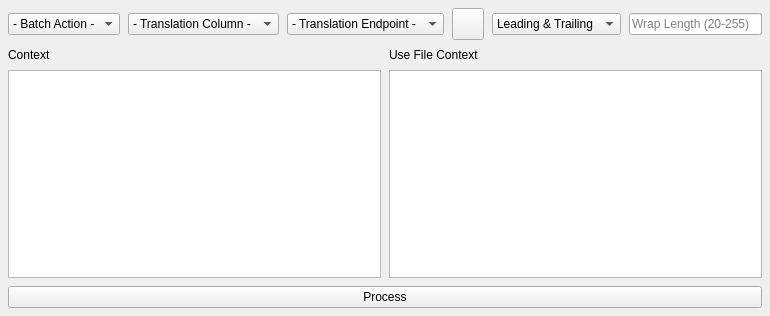
<?xml version="1.0" encoding="UTF-8"?>
<ui version="4.0">
 <class>BatchMenu</class>
 <widget class="QWidget" name="BatchMenu">
  <property name="geometry">
   <rect>
    <x>0</x>
    <y>0</y>
    <width>770</width>
    <height>316</height>
   </rect>
  </property>
  <property name="windowTitle">
   <string/>
  </property>
  <layout class="QVBoxLayout" name="verticalLayout">
   <property name="spacing">
    <number>8</number>
   </property>
   <property name="leftMargin">
    <number>8</number>
   </property>
   <property name="topMargin">
    <number>8</number>
   </property>
   <property name="rightMargin">
    <number>8</number>
   </property>
   <property name="bottomMargin">
    <number>8</number>
   </property>
   <item>
    <widget class="QWidget" name="widget" native="true">
     <layout class="QHBoxLayout" name="horizontalLayout_3">
      <property name="spacing">
       <number>8</number>
      </property>
      <property name="leftMargin">
       <number>0</number>
      </property>
      <property name="topMargin">
       <number>0</number>
      </property>
      <property name="rightMargin">
       <number>0</number>
      </property>
      <property name="bottomMargin">
       <number>0</number>
      </property>
      <item>
       <widget class="QComboBox" name="batchActionSelect">
        <item>
         <property name="text">
          <string>- Batch Action -</string>
         </property>
        </item>
        <item>
         <property name="text">
          <string>Trim</string>
         </property>
        </item>
        <item>
         <property name="text">
          <string>Translate</string>
         </property>
        </item>
        <item>
         <property name="text">
          <string>Wrap</string>
         </property>
        </item>
       </widget>
      </item>
      <item>
       <widget class="QComboBox" name="translationColumnSelect">
        <item>
         <property name="text">
          <string>- Translation Column -</string>
         </property>
        </item>
       </widget>
      </item>
      <item>
       <widget class="QComboBox" name="translationEndpointSelect">
        <item>
         <property name="text">
          <string>- Translation Endpoint -</string>
         </property>
        </item>
        <item>
         <property name="text">
          <string notr="true">Google</string>
         </property>
        </item>
        <item>
         <property name="text">
          <string notr="true">Yandex</string>
         </property>
        </item>
        <item>
         <property name="text">
          <string notr="true">DeepL</string>
         </property>
        </item>
        <item>
         <property name="text">
          <string notr="true">ChatGPT</string>
         </property>
        </item>
        <item>
         <property name="text">
          <string notr="true">Claude</string>
         </property>
        </item>
        <item>
         <property name="text">
          <string notr="true">Gemini</string>
         </property>
        </item>
        <item>
         <property name="text">
          <string notr="true">DeepSeek</string>
         </property>
        </item>
        <item>
         <property name="text">
          <string>OpenAI-compatible</string>
         </property>
        </item>
        <item>
         <property name="text">
          <string>Ollama</string>
         </property>
        </item>
       </widget>
      </item>
      <item>
       <widget class="QPushButton" name="fileSelectButton">
        <property name="sizePolicy">
         <sizepolicy hsizetype="Fixed" vsizetype="Fixed">
          <horstretch>0</horstretch>
          <verstretch>0</verstretch>
         </sizepolicy>
        </property>
        <property name="minimumSize">
         <size>
          <width>32</width>
          <height>32</height>
         </size>
        </property>
        <property name="maximumSize">
         <size>
          <width>32</width>
          <height>32</height>
         </size>
        </property>
        <property name="text">
         <string/>
        </property>
        <property name="icon">
         <iconset resource="../../resources.qrc">
          <normaloff>:/icons/files.svg</normaloff>:/icons/files.svg</iconset>
        </property>
        <property name="iconSize">
         <size>
          <width>20</width>
          <height>20</height>
         </size>
        </property>
        <property name="checkable">
         <bool>true</bool>
        </property>
       </widget>
      </item>
      <item>
       <widget class="QComboBox" name="trimSelect">
        <item>
         <property name="text">
          <string>Leading &amp; Trailing</string>
         </property>
        </item>
        <item>
         <property name="text">
          <string>Leading</string>
         </property>
        </item>
        <item>
         <property name="text">
          <string>Trailing</string>
         </property>
        </item>
       </widget>
      </item>
      <item>
       <widget class="QLineEdit" name="wrapLengthInput">
        <property name="enabled">
         <bool>true</bool>
        </property>
        <property name="inputMask">
         <string notr="true"/>
        </property>
        <property name="maxLength">
         <number>3</number>
        </property>
        <property name="placeholderText">
         <string>Wrap Length (20-255)</string>
        </property>
       </widget>
      </item>
     </layout>
    </widget>
   </item>
   <item>
    <widget class="QWidget" name="contextContainer" native="true">
     <layout class="QHBoxLayout" name="horizontalLayout_2">
      <property name="spacing">
       <number>8</number>
      </property>
      <property name="leftMargin">
       <number>0</number>
      </property>
      <property name="topMargin">
       <number>0</number>
      </property>
      <property name="rightMargin">
       <number>0</number>
      </property>
      <property name="bottomMargin">
       <number>0</number>
      </property>
      <item>
       <widget class="QWidget" name="contextInputContainer" native="true">
        <layout class="QVBoxLayout" name="verticalLayout_2">
         <property name="spacing">
          <number>8</number>
         </property>
         <property name="leftMargin">
          <number>0</number>
         </property>
         <property name="topMargin">
          <number>0</number>
         </property>
         <property name="rightMargin">
          <number>0</number>
         </property>
         <property name="bottomMargin">
          <number>0</number>
         </property>
         <item>
          <widget class="QLabel" name="label">
           <property name="text">
            <string>Context</string>
           </property>
          </widget>
         </item>
         <item>
          <widget class="QPlainTextEdit" name="contextInput"/>
         </item>
        </layout>
       </widget>
      </item>
      <item>
       <widget class="QWidget" name="contextListContainer" native="true">
        <layout class="QVBoxLayout" name="verticalLayout_3">
         <property name="spacing">
          <number>8</number>
         </property>
         <property name="leftMargin">
          <number>0</number>
         </property>
         <property name="topMargin">
          <number>0</number>
         </property>
         <property name="rightMargin">
          <number>0</number>
         </property>
         <property name="bottomMargin">
          <number>0</number>
         </property>
         <item>
          <widget class="QLabel" name="label_2">
           <property name="text">
            <string>Use File Context</string>
           </property>
          </widget>
         </item>
         <item>
          <widget class="QListWidget" name="fileContextList"/>
         </item>
        </layout>
       </widget>
      </item>
     </layout>
    </widget>
   </item>
   <item>
    <widget class="QWidget" name="buttonWidget" native="true">
     <layout class="QHBoxLayout" name="horizontalLayout">
      <property name="spacing">
       <number>0</number>
      </property>
      <property name="leftMargin">
       <number>0</number>
      </property>
      <property name="topMargin">
       <number>0</number>
      </property>
      <property name="rightMargin">
       <number>0</number>
      </property>
      <property name="bottomMargin">
       <number>0</number>
      </property>
      <item>
       <widget class="QPushButton" name="processButton">
        <property name="text">
         <string>Process</string>
        </property>
       </widget>
      </item>
     </layout>
    </widget>
   </item>
  </layout>
 </widget>
 <resources>
  <include location="../../resources.qrc"/>
 </resources>
 <connections/>
</ui>
